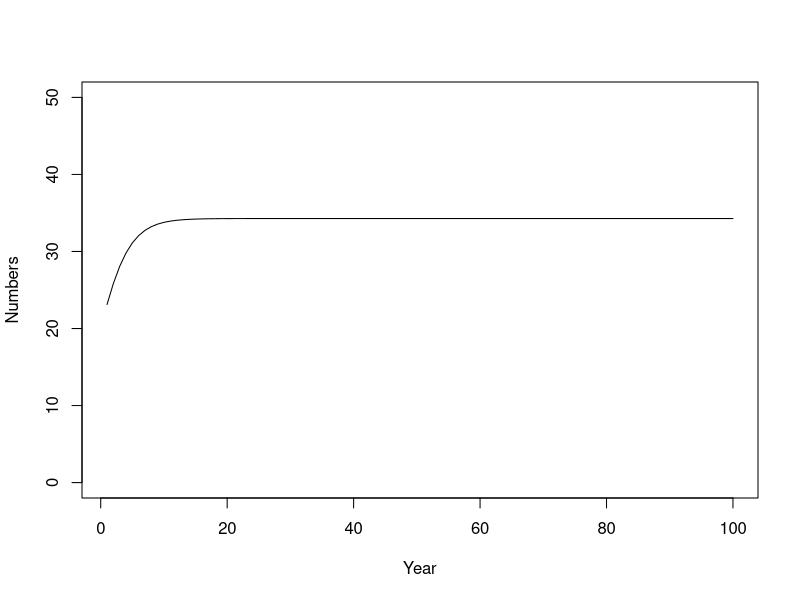
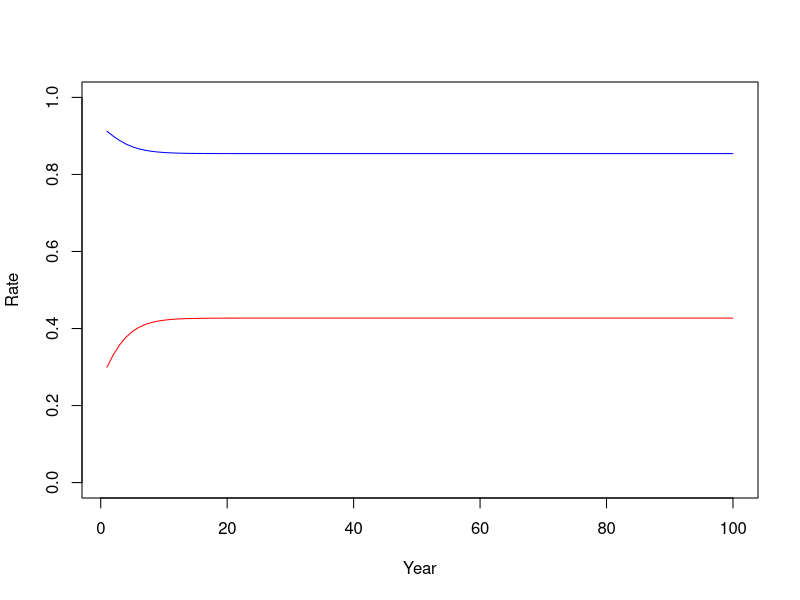
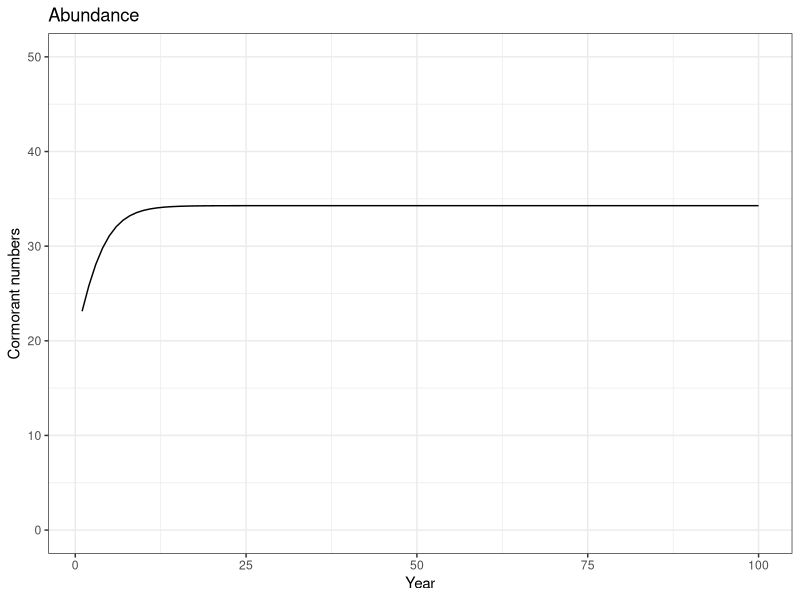
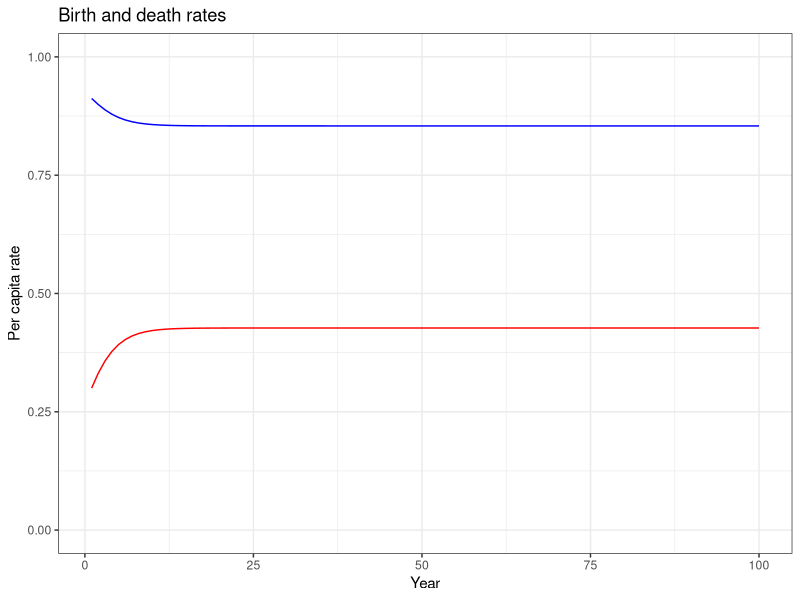

Source code (R) for these figures, in order:
#First model - simple closed population

# Define starting values for state variables (only one in this case)
birds <- 20

# Define variables for processes
# Note that, at this point, we're simply assuming these are the parameters that describe the 
#  relationships depicted in Figures 1 and 2. Later, in Unit 4, we'll talk about how to estimate
#  the parameter values from data
a <- 1  
b <- .0046
c <- 1.05
d <- 50
#Assignment 2.1

# Set up vectors for time series of numbers and rates
birds_over_time <- numeric(100)
birth_rate <- numeric(100)
death_rate <- numeric(100)

# Start the main simulation loop over time
for (i in 1:100) {   # we will run the model for 100 time steps
  
  # Calculate the birth and death rates according to our dynamic processes
  births_per_female <- a * exp(-b * birds)
  deaths_per_capita <- c * birds / (d + birds)
  
  # Convert rates to actual numbers
  births <- births_per_female * birds / 2  # divide by 2 because per female
  deaths <- deaths_per_capita * birds
  
  # Apply the tautology
  birds <- birds + births - deaths
  
  # Update the vectors of numbers and rates
  birds_over_time[i] <- birds
  birth_rate[i] <- births_per_female
  death_rate[i] <- deaths_per_capita
  
  #close the time loop
}

# Plot the results - base version
x <- seq(from=1,to=100)
plot(birds_over_time~x, xlab = "Year", ylab = "Numbers", type='l',
     ylim=c(0,50))
plot(birth_rate~x, xlab="Year", ylab="Rate", type = "l",
     ylim=c(0,1), col='blue')
lines(death_rate~x, col='red')

# Plot the results - ggplot version
library(ggplot2)
x <- seq(from=1,to=100)
Number_plot <- ggplot() +
  geom_line(mapping=aes(x=x,y=birds_over_time)) +
  labs(title = "Abundance",
       x = "Year",
       y = "Cormorant numbers") +
  coord_cartesian(ylim=c(0,50)) +
  theme_bw()
plot(Number_plot)
Rate_plot <- ggplot() +
  geom_line(mapping=aes(x=x,y=birth_rate),
            color='blue') +
  geom_line(mapping=aes(x=x,y=death_rate),
            color="red") +
  labs(title = "Birth and death rates",
       x="Year",
       y="Per capita rate") +
  coord_cartesian(ylim=c(0,1)) +
  theme_bw()
plot(Rate_plot)
